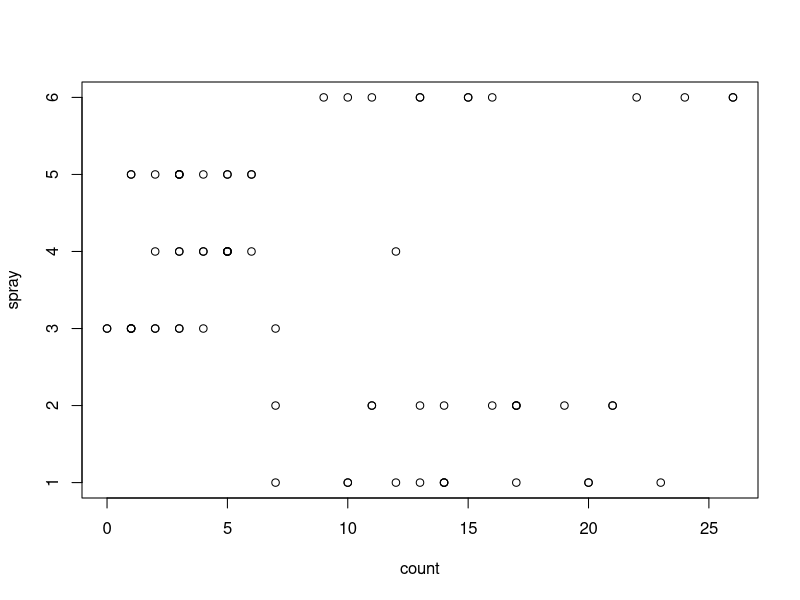
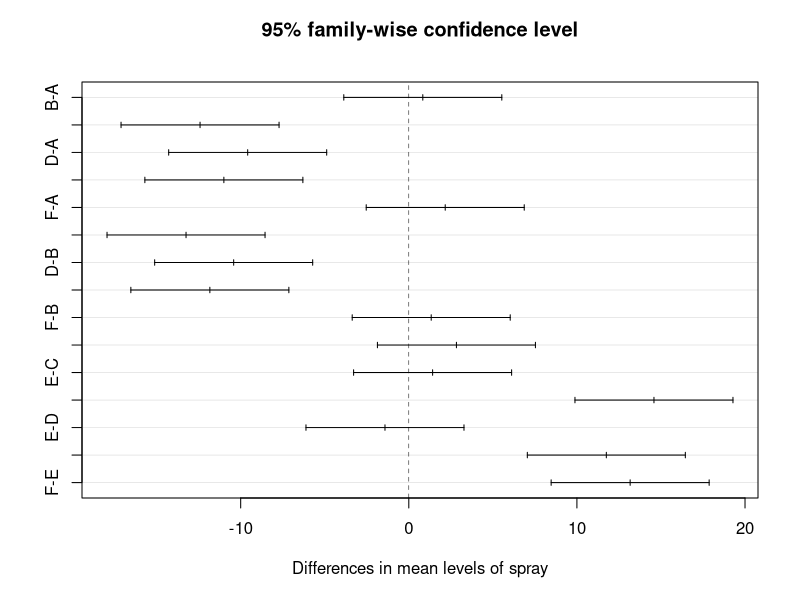
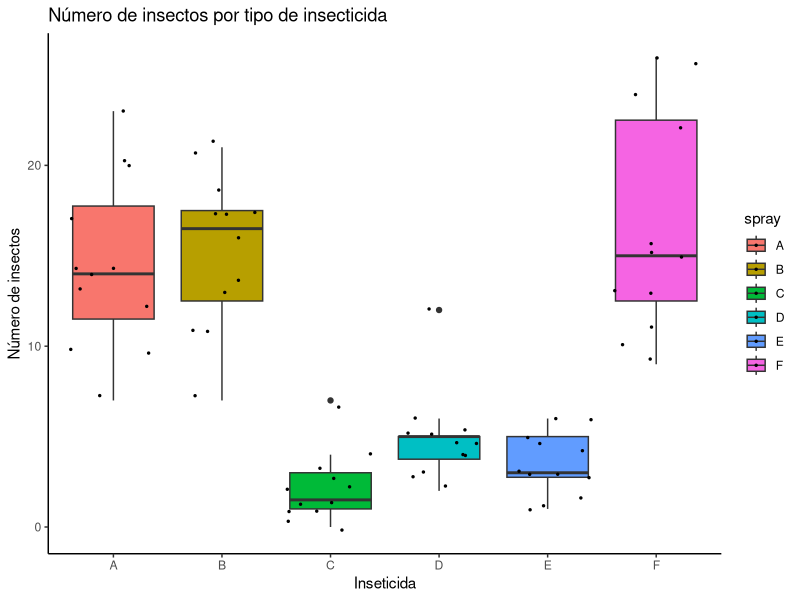
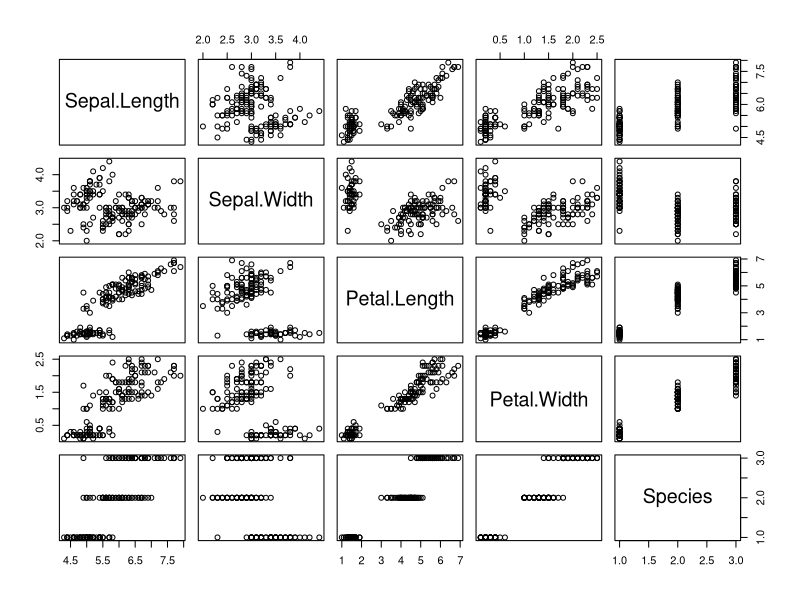

Reproduce these figures in R, in order.
## ---- chunk 1
knitr::opts_chunk$set(echo = TRUE)
## ---- chunk 2
edades = c(21, 27, 21, 24, 23, 24)
edades[-1]
## ---- chunk 3
estudiantes = list(nombres = c("Michael", "Dayan"), 
                   edades = c(21, 27))
estudiantes$edades[2]
## ---- chunk 4
estudiantes = data.frame(list(nombres = c("Michael", "Dayan"), 
                   edades = c(21, 27))) 
estudiantes$edades[2]
## ---- chunk 5
head(InsectSprays,2)
## ---- chunk 6
str(InsectSprays)
## ---- chunk 7
summary(InsectSprays)
## ---- chunk 8
plot(InsectSprays)
## ---- chunk 9
library(dplyr)
resumen = InsectSprays %>% group_by(spray) %>%  
  summarise(mean = mean(count), 
            sd = sd(count),
            n = n(), 
            se = sd/sqrt(n))
resumen
## ---- chunk 10
anova(lm(count ~ spray, data = InsectSprays))
## ---- chunk 11
aov1 = aov(count ~ spray, data = InsectSprays)

avoTk = TukeyHSD(aov1, "spray")
plot(avoTk)
## ---- chunk 12
library(ggplot2)
ggplot(InsectSprays, aes(x = spray, y = count, fill = spray)) +
  geom_boxplot() +
  geom_jitter(size = 0.5) + 
  theme_classic() +
  labs(title = "Número de insectos por tipo de insecticida", 
       x = "Inseticida", 
       y = "Número de insectos")
## ---- chunk 13
plot(iris)
str(iris)
summary(iris)
## ---- chunk 14
anova(lm(Sepal.Length ~ Species, data = iris))
